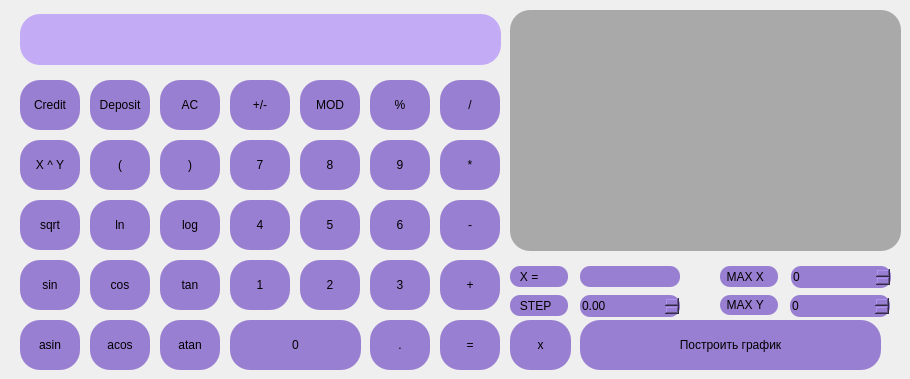
  <widget class="QWidget" name="centralwidget">
   <widget class="QPushButton" name="pushButton_sin">
    <property name="geometry">
     <rect>
      <x>20</x>
      <y>260</y>
      <width>60</width>
      <height>50</height>
     </rect>
    </property>
    <property name="sizePolicy">
     <sizepolicy hsizetype="Minimum" vsizetype="Fixed">
      <horstretch>0</horstretch>
      <verstretch>0</verstretch>
     </sizepolicy>
    </property>
    <property name="baseSize">
     <size>
      <width>0</width>
      <height>0</height>
     </size>
    </property>
    <property name="styleSheet">
     <string notr="true">background-color: rgb(153, 127, 209);
border-radius: 20px;</string>
    </property>
    <property name="text">
     <string>sin</string>
    </property>
   </widget>
   <widget class="QPushButton" name="pushButton_sqrt">
    <property name="geometry">
     <rect>
      <x>20</x>
      <y>200</y>
      <width>60</width>
      <height>50</height>
     </rect>
    </property>
    <property name="sizePolicy">
     <sizepolicy hsizetype="Minimum" vsizetype="Fixed">
      <horstretch>0</horstretch>
      <verstretch>0</verstretch>
     </sizepolicy>
    </property>
    <property name="baseSize">
     <size>
      <width>0</width>
      <height>0</height>
     </size>
    </property>
    <property name="styleSheet">
     <string notr="true">background-color: rgb(153, 127, 209);
border-radius: 20px;</string>
    </property>
    <property name="text">
     <string>sqrt</string>
    </property>
   </widget>
   <widget class="QPushButton" name="pushButton_X_Y">
    <property name="geometry">
     <rect>
      <x>20</x>
      <y>140</y>
      <width>60</width>
      <height>50</height>
     </rect>
    </property>
    <property name="sizePolicy">
     <sizepolicy hsizetype="Minimum" vsizetype="Fixed">
      <horstretch>0</horstretch>
      <verstretch>0</verstretch>
     </sizepolicy>
    </property>
    <property name="baseSize">
     <size>
      <width>0</width>
      <height>0</height>
     </size>
    </property>
    <property name="styleSheet">
     <string notr="true">background-color: rgb(153, 127, 209);
border-radius: 20px;</string>
    </property>
    <property name="text">
     <string>X ^ Y</string>
    </property>
   </widget>
   <widget class="QPushButton" name="pushButton_asin">
    <property name="geometry">
     <rect>
      <x>20</x>
      <y>320</y>
      <width>60</width>
      <height>50</height>
     </rect>
    </property>
    <property name="sizePolicy">
     <sizepolicy hsizetype="Minimum" vsizetype="Fixed">
      <horstretch>0</horstretch>
      <verstretch>0</verstretch>
     </sizepolicy>
    </property>
    <property name="baseSize">
     <size>
      <width>0</width>
      <height>0</height>
     </size>
    </property>
    <property name="styleSheet">
     <string notr="true">background-color: rgb(153, 127, 209);
border-radius: 20px;</string>
    </property>
    <property name="text">
     <string>asin</string>
    </property>
   </widget>
   <widget class="QPushButton" name="pushButton_acos">
    <property name="geometry">
     <rect>
      <x>90</x>
      <y>320</y>
      <width>60</width>
      <height>50</height>
     </rect>
    </property>
    <property name="sizePolicy">
     <sizepolicy hsizetype="Minimum" vsizetype="Fixed">
      <horstretch>0</horstretch>
      <verstretch>0</verstretch>
     </sizepolicy>
    </property>
    <property name="baseSize">
     <size>
      <width>0</width>
      <height>0</height>
     </size>
    </property>
    <property name="styleSheet">
     <string notr="true">background-color: rgb(153, 127, 209);
border-radius: 20px;</string>
    </property>
    <property name="text">
     <string>acos</string>
    </property>
   </widget>
   <widget class="QPushButton" name="pushButton_right_bracket">
    <property name="geometry">
     <rect>
      <x>160</x>
      <y>140</y>
      <width>60</width>
      <height>50</height>
     </rect>
    </property>
    <property name="sizePolicy">
     <sizepolicy hsizetype="Minimum" vsizetype="Fixed">
      <horstretch>0</horstretch>
      <verstretch>0</verstretch>
     </sizepolicy>
    </property>
    <property name="baseSize">
     <size>
      <width>0</width>
      <height>0</height>
     </size>
    </property>
    <property name="styleSheet">
     <string notr="true">background-color: rgb(153, 127, 209);
border-radius: 20px;</string>
    </property>
    <property name="text">
     <string>)</string>
    </property>
   </widget>
   <widget class="QPushButton" name="pushButton_0">
    <property name="geometry">
     <rect>
      <x>230</x>
      <y>320</y>
      <width>131</width>
      <height>50</height>
     </rect>
    </property>
    <property name="sizePolicy">
     <sizepolicy hsizetype="Minimum" vsizetype="Fixed">
      <horstretch>0</horstretch>
      <verstretch>0</verstretch>
     </sizepolicy>
    </property>
    <property name="baseSize">
     <size>
      <width>0</width>
      <height>0</height>
     </size>
    </property>
    <property name="styleSheet">
     <string notr="true">background-color: rgb(153, 127, 209);
border-radius: 20px;</string>
    </property>
    <property name="text">
     <string>0</string>
    </property>
   </widget>
   <widget class="QPushButton" name="pushButton_7">
    <property name="geometry">
     <rect>
      <x>230</x>
      <y>140</y>
      <width>60</width>
      <height>50</height>
     </rect>
    </property>
    <property name="sizePolicy">
     <sizepolicy hsizetype="Minimum" vsizetype="Fixed">
      <horstretch>0</horstretch>
      <verstretch>0</verstretch>
     </sizepolicy>
    </property>
    <property name="baseSize">
     <size>
      <width>0</width>
      <height>0</height>
     </size>
    </property>
    <property name="styleSheet">
     <string notr="true">background-color: rgb(153, 127, 209);
border-radius: 20px;</string>
    </property>
    <property name="text">
     <string>7</string>
    </property>
   </widget>
   <widget class="QPushButton" name="pushButton_log">
    <property name="geometry">
     <rect>
      <x>160</x>
      <y>200</y>
      <width>60</width>
      <height>50</height>
     </rect>
    </property>
    <property name="sizePolicy">
     <sizepolicy hsizetype="Minimum" vsizetype="Fixed">
      <horstretch>0</horstretch>
      <verstretch>0</verstretch>
     </sizepolicy>
    </property>
    <property name="baseSize">
     <size>
      <width>0</width>
      <height>0</height>
     </size>
    </property>
    <property name="styleSheet">
     <string notr="true">background-color: rgb(153, 127, 209);
border-radius: 20px;</string>
    </property>
    <property name="text">
     <string>log</string>
    </property>
   </widget>
   <widget class="QPushButton" name="pushButton_4">
    <property name="geometry">
     <rect>
      <x>230</x>
      <y>200</y>
      <width>60</width>
      <height>50</height>
     </rect>
    </property>
    <property name="sizePolicy">
     <sizepolicy hsizetype="Minimum" vsizetype="Fixed">
      <horstretch>0</horstretch>
      <verstretch>0</verstretch>
     </sizepolicy>
    </property>
    <property name="baseSize">
     <size>
      <width>0</width>
      <height>0</height>
     </size>
    </property>
    <property name="styleSheet">
     <string notr="true">background-color: rgb(153, 127, 209);
border-radius: 20px;</string>
    </property>
    <property name="text">
     <string>4</string>
    </property>
   </widget>
   <widget class="QPushButton" name="pushButton_x">
    <property name="geometry">
     <rect>
      <x>510</x>
      <y>320</y>
      <width>61</width>
      <height>50</height>
     </rect>
    </property>
    <property name="sizePolicy">
     <sizepolicy hsizetype="Minimum" vsizetype="Fixed">
      <horstretch>0</horstretch>
      <verstretch>0</verstretch>
     </sizepolicy>
    </property>
    <property name="baseSize">
     <size>
      <width>0</width>
      <height>0</height>
     </size>
    </property>
    <property name="styleSheet">
     <string notr="true">background-color: rgb(153, 127, 209);
border-radius: 20px;</string>
    </property>
    <property name="text">
     <string>x</string>
    </property>
   </widget>
   <widget class="QPushButton" name="pushButton_1">
    <property name="geometry">
     <rect>
      <x>230</x>
      <y>260</y>
      <width>60</width>
      <height>50</height>
     </rect>
    </property>
    <property name="sizePolicy">
     <sizepolicy hsizetype="Minimum" vsizetype="Fixed">
      <horstretch>0</horstretch>
      <verstretch>0</verstretch>
     </sizepolicy>
    </property>
    <property name="baseSize">
     <size>
      <width>0</width>
      <height>0</height>
     </size>
    </property>
    <property name="styleSheet">
     <string notr="true">background-color: rgb(153, 127, 209);
border-radius: 20px;</string>
    </property>
    <property name="text">
     <string>1</string>
    </property>
   </widget>
   <widget class="QPushButton" name="pushButton_atan">
    <property name="geometry">
     <rect>
      <x>160</x>
      <y>320</y>
      <width>60</width>
      <height>50</height>
     </rect>
    </property>
    <property name="sizePolicy">
     <sizepolicy hsizetype="Minimum" vsizetype="Fixed">
      <horstretch>0</horstretch>
      <verstretch>0</verstretch>
     </sizepolicy>
    </property>
    <property name="baseSize">
     <size>
      <width>0</width>
      <height>0</height>
     </size>
    </property>
    <property name="styleSheet">
     <string notr="true">background-color: rgb(153, 127, 209);
border-radius: 20px;</string>
    </property>
    <property name="text">
     <string>atan</string>
    </property>
   </widget>
   <widget class="QPushButton" name="pushButton_2">
    <property name="geometry">
     <rect>
      <x>300</x>
      <y>260</y>
      <width>60</width>
      <height>50</height>
     </rect>
    </property>
    <property name="sizePolicy">
     <sizepolicy hsizetype="Minimum" vsizetype="Fixed">
      <horstretch>0</horstretch>
      <verstretch>0</verstretch>
     </sizepolicy>
    </property>
    <property name="baseSize">
     <size>
      <width>0</width>
      <height>0</height>
     </size>
    </property>
    <property name="styleSheet">
     <string notr="true">background-color: rgb(153, 127, 209);
border-radius: 20px;</string>
    </property>
    <property name="text">
     <string>2</string>
    </property>
   </widget>
   <widget class="QPushButton" name="pushButton_tan">
    <property name="geometry">
     <rect>
      <x>160</x>
      <y>260</y>
      <width>60</width>
      <height>50</height>
     </rect>
    </property>
    <property name="sizePolicy">
     <sizepolicy hsizetype="Minimum" vsizetype="Fixed">
      <horstretch>0</horstretch>
      <verstretch>0</verstretch>
     </sizepolicy>
    </property>
    <property name="baseSize">
     <size>
      <width>0</width>
      <height>0</height>
     </size>
    </property>
    <property name="styleSheet">
     <string notr="true">background-color: rgb(153, 127, 209);
border-radius: 20px;</string>
    </property>
    <property name="text">
     <string>tan</string>
    </property>
   </widget>
   <widget class="QPushButton" name="pushButton_sign">
    <property name="geometry">
     <rect>
      <x>230</x>
      <y>80</y>
      <width>60</width>
      <height>50</height>
     </rect>
    </property>
    <property name="sizePolicy">
     <sizepolicy hsizetype="Minimum" vsizetype="Fixed">
      <horstretch>0</horstretch>
      <verstretch>0</verstretch>
     </sizepolicy>
    </property>
    <property name="baseSize">
     <size>
      <width>0</width>
      <height>0</height>
     </size>
    </property>
    <property name="styleSheet">
     <string notr="true">background-color: rgb(153, 127, 209);
border-radius: 20px;</string>
    </property>
    <property name="text">
     <string>+/-</string>
    </property>
   </widget>
   <widget class="QPushButton" name="pushButton_left_bracket">
    <property name="geometry">
     <rect>
      <x>90</x>
      <y>140</y>
      <width>60</width>
      <height>50</height>
     </rect>
    </property>
    <property name="sizePolicy">
     <sizepolicy hsizetype="Minimum" vsizetype="Fixed">
      <horstretch>0</horstretch>
      <verstretch>0</verstretch>
     </sizepolicy>
    </property>
    <property name="baseSize">
     <size>
      <width>0</width>
      <height>0</height>
     </size>
    </property>
    <property name="styleSheet">
     <string notr="true">background-color: rgb(153, 127, 209);
border-radius: 20px;</string>
    </property>
    <property name="text">
     <string>(</string>
    </property>
   </widget>
   <widget class="QPushButton" name="pushButton_5">
    <property name="geometry">
     <rect>
      <x>300</x>
      <y>200</y>
      <width>60</width>
      <height>50</height>
     </rect>
    </property>
    <property name="sizePolicy">
     <sizepolicy hsizetype="Minimum" vsizetype="Fixed">
      <horstretch>0</horstretch>
      <verstretch>0</verstretch>
     </sizepolicy>
    </property>
    <property name="baseSize">
     <size>
      <width>0</width>
      <height>0</height>
     </size>
    </property>
    <property name="styleSheet">
     <string notr="true">background-color: rgb(153, 127, 209);
border-radius: 20px;</string>
    </property>
    <property name="text">
     <string>5</string>
    </property>
   </widget>
   <widget class="QPushButton" name="pushButton_cos">
    <property name="geometry">
     <rect>
      <x>90</x>
      <y>260</y>
      <width>60</width>
      <height>50</height>
     </rect>
    </property>
    <property name="sizePolicy">
     <sizepolicy hsizetype="Minimum" vsizetype="Fixed">
      <horstretch>0</horstretch>
      <verstretch>0</verstretch>
     </sizepolicy>
    </property>
    <property name="baseSize">
     <size>
      <width>0</width>
      <height>0</height>
     </size>
    </property>
    <property name="styleSheet">
     <string notr="true">background-color: rgb(153, 127, 209);
border-radius: 20px;</string>
    </property>
    <property name="text">
     <string>cos</string>
    </property>
   </widget>
   <widget class="QPushButton" name="pushButton_ln">
    <property name="geometry">
     <rect>
      <x>90</x>
      <y>200</y>
      <width>60</width>
      <height>50</height>
     </rect>
    </property>
    <property name="sizePolicy">
     <sizepolicy hsizetype="Minimum" vsizetype="Fixed">
      <horstretch>0</horstretch>
      <verstretch>0</verstretch>
     </sizepolicy>
    </property>
    <property name="baseSize">
     <size>
      <width>0</width>
      <height>0</height>
     </size>
    </property>
    <property name="styleSheet">
     <string notr="true">background-color: rgb(153, 127, 209);
border-radius: 20px;</string>
    </property>
    <property name="text">
     <string>ln</string>
    </property>
   </widget>
   <widget class="QPushButton" name="pushButton_8">
    <property name="geometry">
     <rect>
      <x>300</x>
      <y>140</y>
      <width>60</width>
      <height>50</height>
     </rect>
    </property>
    <property name="sizePolicy">
     <sizepolicy hsizetype="Minimum" vsizetype="Fixed">
      <horstretch>0</horstretch>
      <verstretch>0</verstretch>
     </sizepolicy>
    </property>
    <property name="baseSize">
     <size>
      <width>0</width>
      <height>0</height>
     </size>
    </property>
    <property name="styleSheet">
     <string notr="true">background-color: rgb(153, 127, 209);
border-radius: 20px;</string>
    </property>
    <property name="text">
     <string>8</string>
    </property>
   </widget>
   <widget class="QPushButton" name="pushButton_AC">
    <property name="geometry">
     <rect>
      <x>160</x>
      <y>80</y>
      <width>60</width>
      <height>50</height>
     </rect>
    </property>
    <property name="sizePolicy">
     <sizepolicy hsizetype="Minimum" vsizetype="Fixed">
      <horstretch>0</horstretch>
      <verstretch>0</verstretch>
     </sizepolicy>
    </property>
    <property name="baseSize">
     <size>
      <width>0</width>
      <height>0</height>
     </size>
    </property>
    <property name="styleSheet">
     <string notr="true">background-color: rgb(153, 127, 209);
border-radius: 20px;</string>
    </property>
    <property name="text">
     <string>AC</string>
    </property>
   </widget>
   <widget class="QPushButton" name="pushButton_6">
    <property name="geometry">
     <rect>
      <x>370</x>
      <y>200</y>
      <width>60</width>
      <height>50</height>
     </rect>
    </property>
    <property name="sizePolicy">
     <sizepolicy hsizetype="Minimum" vsizetype="Fixed">
      <horstretch>0</horstretch>
      <verstretch>0</verstretch>
     </sizepolicy>
    </property>
    <property name="baseSize">
     <size>
      <width>0</width>
      <height>0</height>
     </size>
    </property>
    <property name="styleSheet">
     <string notr="true">background-color: rgb(153, 127, 209);
border-radius: 20px;</string>
    </property>
    <property name="text">
     <string>6</string>
    </property>
   </widget>
   <widget class="QPushButton" name="pushButton_div">
    <property name="geometry">
     <rect>
      <x>440</x>
      <y>80</y>
      <width>60</width>
      <height>50</height>
     </rect>
    </property>
    <property name="sizePolicy">
     <sizepolicy hsizetype="Minimum" vsizetype="Fixed">
      <horstretch>0</horstretch>
      <verstretch>0</verstretch>
     </sizepolicy>
    </property>
    <property name="baseSize">
     <size>
      <width>0</width>
      <height>0</height>
     </size>
    </property>
    <property name="styleSheet">
     <string notr="true">background-color: rgb(153, 127, 209);
border-radius: 20px;</string>
    </property>
    <property name="text">
     <string>/</string>
    </property>
   </widget>
   <widget class="QPushButton" name="pushButton_comma">
    <property name="geometry">
     <rect>
      <x>370</x>
      <y>320</y>
      <width>60</width>
      <height>50</height>
     </rect>
    </property>
    <property name="sizePolicy">
     <sizepolicy hsizetype="Minimum" vsizetype="Fixed">
      <horstretch>0</horstretch>
      <verstretch>0</verstretch>
     </sizepolicy>
    </property>
    <property name="baseSize">
     <size>
      <width>0</width>
      <height>0</height>
     </size>
    </property>
    <property name="styleSheet">
     <string notr="true">background-color: rgb(153, 127, 209);
border-radius: 20px;</string>
    </property>
    <property name="text">
     <string>.</string>
    </property>
   </widget>
   <widget class="QPushButton" name="pushButton_mul">
    <property name="geometry">
     <rect>
      <x>440</x>
      <y>140</y>
      <width>60</width>
      <height>50</height>
     </rect>
    </property>
    <property name="sizePolicy">
     <sizepolicy hsizetype="Minimum" vsizetype="Fixed">
      <horstretch>0</horstretch>
      <verstretch>0</verstretch>
     </sizepolicy>
    </property>
    <property name="baseSize">
     <size>
      <width>0</width>
      <height>0</height>
     </size>
    </property>
    <property name="styleSheet">
     <string notr="true">background-color: rgb(153, 127, 209);
border-radius: 20px;</string>
    </property>
    <property name="text">
     <string>*</string>
    </property>
   </widget>
   <widget class="QPushButton" name="pushButton_add">
    <property name="geometry">
     <rect>
      <x>440</x>
      <y>260</y>
      <width>60</width>
      <height>50</height>
     </rect>
    </property>
    <property name="sizePolicy">
     <sizepolicy hsizetype="Minimum" vsizetype="Fixed">
      <horstretch>0</horstretch>
      <verstretch>0</verstretch>
     </sizepolicy>
    </property>
    <property name="baseSize">
     <size>
      <width>0</width>
      <height>0</height>
     </size>
    </property>
    <property name="styleSheet">
     <string notr="true">background-color: rgb(153, 127, 209);
border-radius: 20px;</string>
    </property>
    <property name="text">
     <string>+</string>
    </property>
   </widget>
   <widget class="QPushButton" name="pushButton_equals">
    <property name="geometry">
     <rect>
      <x>440</x>
      <y>320</y>
      <width>60</width>
      <height>50</height>
     </rect>
    </property>
    <property name="sizePolicy">
     <sizepolicy hsizetype="Minimum" vsizetype="Fixed">
      <horstretch>0</horstretch>
      <verstretch>0</verstretch>
     </sizepolicy>
    </property>
    <property name="baseSize">
     <size>
      <width>0</width>
      <height>0</height>
     </size>
    </property>
    <property name="styleSheet">
     <string notr="true">background-color: rgb(153, 127, 209);
border-radius: 20px;</string>
    </property>
    <property name="text">
     <string>=</string>
    </property>
   </widget>
   <widget class="QPushButton" name="pushButton_3">
    <property name="geometry">
     <rect>
      <x>370</x>
      <y>260</y>
      <width>60</width>
      <height>50</height>
     </rect>
    </property>
    <property name="sizePolicy">
     <sizepolicy hsizetype="Minimum" vsizetype="Fixed">
      <horstretch>0</horstretch>
      <verstretch>0</verstretch>
     </sizepolicy>
    </property>
    <property name="baseSize">
     <size>
      <width>0</width>
      <height>0</height>
     </size>
    </property>
    <property name="styleSheet">
     <string notr="true">background-color: rgb(153, 127, 209);
border-radius: 20px;</string>
    </property>
    <property name="text">
     <string>3</string>
    </property>
   </widget>
   <widget class="QPushButton" name="pushButton_sub">
    <property name="geometry">
     <rect>
      <x>440</x>
      <y>200</y>
      <width>60</width>
      <height>50</height>
     </rect>
    </property>
    <property name="sizePolicy">
     <sizepolicy hsizetype="Minimum" vsizetype="Fixed">
      <horstretch>0</horstretch>
      <verstretch>0</verstretch>
     </sizepolicy>
    </property>
    <property name="baseSize">
     <size>
      <width>0</width>
      <height>0</height>
     </size>
    </property>
    <property name="styleSheet">
     <string notr="true">background-color: rgb(153, 127, 209);
border-radius: 20px;</string>
    </property>
    <property name="text">
     <string>-</string>
    </property>
   </widget>
   <widget class="QPushButton" name="pushButton_9">
    <property name="geometry">
     <rect>
      <x>370</x>
      <y>140</y>
      <width>60</width>
      <height>50</height>
     </rect>
    </property>
    <property name="sizePolicy">
     <sizepolicy hsizetype="Minimum" vsizetype="Fixed">
      <horstretch>0</horstretch>
      <verstretch>0</verstretch>
     </sizepolicy>
    </property>
    <property name="baseSize">
     <size>
      <width>0</width>
      <height>0</height>
     </size>
    </property>
    <property name="styleSheet">
     <string notr="true">background-color: rgb(153, 127, 209);
border-radius: 20px;</string>
    </property>
    <property name="text">
     <string>9</string>
    </property>
   </widget>
   <widget class="QPushButton" name="pushButton_perc">
    <property name="geometry">
     <rect>
      <x>370</x>
      <y>80</y>
      <width>60</width>
      <height>50</height>
     </rect>
    </property>
    <property name="sizePolicy">
     <sizepolicy hsizetype="Minimum" vsizetype="Fixed">
      <horstretch>0</horstretch>
      <verstretch>0</verstretch>
     </sizepolicy>
    </property>
    <property name="baseSize">
     <size>
      <width>0</width>
      <height>0</height>
     </size>
    </property>
    <property name="styleSheet">
     <string notr="true">background-color: rgb(153, 127, 209);
border-radius: 20px;</string>
    </property>
    <property name="text">
     <string>%</string>
    </property>
   </widget>
   <widget class="QLabel" name="label_calc">
    <property name="geometry">
     <rect>
      <x>20</x>
      <y>14</y>
      <width>481</width>
      <height>51</height>
     </rect>
    </property>
    <property name="palette">
     <palette>
      <active>
       <colorrole role="Button">
        <brush brushstyle="SolidPattern">
         <color alpha="255">
          <red>195</red>
          <green>171</green>
          <blue>245</blue>
         </color>
        </brush>
       </colorrole>
       <colorrole role="Base">
        <brush brushstyle="SolidPattern">
         <color alpha="255">
          <red>195</red>
          <green>171</green>
          <blue>245</blue>
         </color>
        </brush>
       </colorrole>
       <colorrole role="Window">
        <brush brushstyle="SolidPattern">
         <color alpha="255">
          <red>195</red>
          <green>171</green>
          <blue>245</blue>
         </color>
        </brush>
       </colorrole>
       <colorrole role="Highlight">
        <brush brushstyle="SolidPattern">
         <color alpha="171">
          <red>31</red>
          <green>117</green>
          <blue>204</blue>
         </color>
        </brush>
       </colorrole>
      </active>
      <inactive>
       <colorrole role="Button">
        <brush brushstyle="SolidPattern">
         <color alpha="255">
          <red>195</red>
          <green>171</green>
          <blue>245</blue>
         </color>
        </brush>
       </colorrole>
       <colorrole role="Base">
        <brush brushstyle="SolidPattern">
         <color alpha="255">
          <red>195</red>
          <green>171</green>
          <blue>245</blue>
         </color>
        </brush>
       </colorrole>
       <colorrole role="Window">
        <brush brushstyle="SolidPattern">
         <color alpha="255">
          <red>195</red>
          <green>171</green>
          <blue>245</blue>
         </color>
        </brush>
       </colorrole>
       <colorrole role="Highlight">
        <brush brushstyle="SolidPattern">
         <color alpha="170">
          <red>31</red>
          <green>117</green>
          <blue>204</blue>
         </color>
        </brush>
       </colorrole>
      </inactive>
      <disabled>
       <colorrole role="Button">
        <brush brushstyle="SolidPattern">
         <color alpha="255">
          <red>195</red>
          <green>171</green>
          <blue>245</blue>
         </color>
        </brush>
       </colorrole>
       <colorrole role="Base">
        <brush brushstyle="SolidPattern">
         <color alpha="255">
          <red>195</red>
          <green>171</green>
          <blue>245</blue>
         </color>
        </brush>
       </colorrole>
       <colorrole role="Window">
        <brush brushstyle="SolidPattern">
         <color alpha="255">
          <red>195</red>
          <green>171</green>
          <blue>245</blue>
         </color>
        </brush>
       </colorrole>
       <colorrole role="Highlight">
        <brush brushstyle="SolidPattern">
         <color alpha="170">
          <red>31</red>
          <green>117</green>
          <blue>204</blue>
         </color>
        </brush>
       </colorrole>
      </disabled>
     </palette>
    </property>
    <property name="styleSheet">
     <string notr="true">QLabel {
background-color: rgb(195, 171, 245);
qproperty-alignment: 'AlignVCenter | AlignRight';
border-color: rgb(153, 127, 209);
border-radius: 20px;
}

</string>
    </property>
    <property name="text">
     <string/>
    </property>
   </widget>
   <widget class="QPushButton" name="pushButton_Deposit">
    <property name="geometry">
     <rect>
      <x>90</x>
      <y>80</y>
      <width>60</width>
      <height>50</height>
     </rect>
    </property>
    <property name="sizePolicy">
     <sizepolicy hsizetype="Minimum" vsizetype="Fixed">
      <horstretch>0</horstretch>
      <verstretch>0</verstretch>
     </sizepolicy>
    </property>
    <property name="baseSize">
     <size>
      <width>0</width>
      <height>0</height>
     </size>
    </property>
    <property name="styleSheet">
     <string notr="true">background-color: rgb(153, 127, 209);
border-radius: 20px;</string>
    </property>
    <property name="text">
     <string>Deposit</string>
    </property>
   </widget>
   <widget class="QPushButton" name="pushButton_Credit">
    <property name="geometry">
     <rect>
      <x>20</x>
      <y>80</y>
      <width>60</width>
      <height>50</height>
     </rect>
    </property>
    <property name="sizePolicy">
     <sizepolicy hsizetype="Minimum" vsizetype="Fixed">
      <horstretch>0</horstretch>
      <verstretch>0</verstretch>
     </sizepolicy>
    </property>
    <property name="baseSize">
     <size>
      <width>0</width>
      <height>0</height>
     </size>
    </property>
    <property name="styleSheet">
     <string notr="true">background-color: rgb(153, 127, 209);
border-radius: 20px;</string>
    </property>
    <property name="text">
     <string>Credit</string>
    </property>
   </widget>
   <widget class="QPushButton" name="pushButton_mod">
    <property name="geometry">
     <rect>
      <x>300</x>
      <y>80</y>
      <width>60</width>
      <height>50</height>
     </rect>
    </property>
    <property name="sizePolicy">
     <sizepolicy hsizetype="Minimum" vsizetype="Fixed">
      <horstretch>0</horstretch>
      <verstretch>0</verstretch>
     </sizepolicy>
    </property>
    <property name="baseSize">
     <size>
      <width>0</width>
      <height>0</height>
     </size>
    </property>
    <property name="styleSheet">
     <string notr="true">background-color: rgb(153, 127, 209);
border-radius: 20px;</string>
    </property>
    <property name="text">
     <string>MOD</string>
    </property>
   </widget>
   <widget class="QSpinBox" name="spinBox_max_y">
    <property name="geometry">
     <rect>
      <x>790</x>
      <y>295</y>
      <width>100</width>
      <height>22</height>
     </rect>
    </property>
    <property name="styleSheet">
     <string notr="true">background-color: rgb(153, 127, 209);
border-radius: 10px;</string>
    </property>
   </widget>
   <widget class="QSpinBox" name="spinBox_max_x">
    <property name="geometry">
     <rect>
      <x>791</x>
      <y>266</y>
      <width>100</width>
      <height>22</height>
     </rect>
    </property>
    <property name="styleSheet">
     <string notr="true">background-color: rgb(153, 127, 209);
border-radius: 10px;</string>
    </property>
   </widget>
   <widget class="QPushButton" name="pushButton_plotting">
    <property name="geometry">
     <rect>
      <x>580</x>
      <y>320</y>
      <width>301</width>
      <height>50</height>
     </rect>
    </property>
    <property name="sizePolicy">
     <sizepolicy hsizetype="Minimum" vsizetype="Fixed">
      <horstretch>0</horstretch>
      <verstretch>0</verstretch>
     </sizepolicy>
    </property>
    <property name="baseSize">
     <size>
      <width>0</width>
      <height>0</height>
     </size>
    </property>
    <property name="styleSheet">
     <string notr="true">background-color: rgb(153, 127, 209);
border-radius: 20px;</string>
    </property>
    <property name="text">
     <string>Построить график</string>
    </property>
   </widget>
   <widget class="QCustomPlot" name="GraphPL" native="true">
    <property name="geometry">
     <rect>
      <x>510</x>
      <y>10</y>
      <width>391</width>
      <height>241</height>
     </rect>
    </property>
    <property name="styleSheet">
     <string notr="true">background-color: rgb(169, 169, 169);
border-radius: 20px;
</string>
    </property>
   </widget>
   <widget class="QLabel" name="label_max_x">
    <property name="geometry">
     <rect>
      <x>720</x>
      <y>266</y>
      <width>58</width>
      <height>21</height>
     </rect>
    </property>
    <property name="styleSheet">
     <string notr="true">background-color: rgb(153, 127, 209);
border-radius: 10px;</string>
    </property>
    <property name="text">
     <string>  MAX X</string>
    </property>
   </widget>
   <widget class="QLabel" name="label_max_y">
    <property name="geometry">
     <rect>
      <x>720</x>
      <y>295</y>
      <width>58</width>
      <height>20</height>
     </rect>
    </property>
    <property name="styleSheet">
     <string notr="true">background-color: rgb(153, 127, 209);
border-radius: 10px;</string>
    </property>
    <property name="text">
     <string>  MAX Y</string>
    </property>
   </widget>
   <widget class="QLabel" name="label_step">
    <property name="geometry">
     <rect>
      <x>510</x>
      <y>295</y>
      <width>58</width>
      <height>21</height>
     </rect>
    </property>
    <property name="styleSheet">
     <string notr="true">background-color: rgb(153, 127, 209);
border-radius: 10px;</string>
    </property>
    <property name="text">
     <string>   STEP</string>
    </property>
   </widget>
   <widget class="QLabel" name="label_x">
    <property name="geometry">
     <rect>
      <x>510</x>
      <y>266</y>
      <width>58</width>
      <height>21</height>
     </rect>
    </property>
    <property name="styleSheet">
     <string notr="true">background-color: rgb(153, 127, 209);
border-radius: 10px;</string>
    </property>
    <property name="text">
     <string>   X =</string>
    </property>
   </widget>
   <widget class="QDoubleSpinBox" name="doubleSpinBox_step">
    <property name="geometry">
     <rect>
      <x>580</x>
      <y>295</y>
      <width>100</width>
      <height>22</height>
     </rect>
    </property>
    <property name="styleSheet">
     <string notr="true">background-color: rgb(153, 127, 209);
border-radius: 10px;</string>
    </property>
   </widget>
   <widget class="QLineEdit" name="lineEdit_x_value">
    <property name="geometry">
     <rect>
      <x>580</x>
      <y>266</y>
      <width>100</width>
      <height>21</height>
     </rect>
    </property>
    <property name="styleSheet">
     <string notr="true">background-color: rgb(153, 127, 209);
border-radius: 10px;</string>
    </property>
   </widget>
  </widget>
